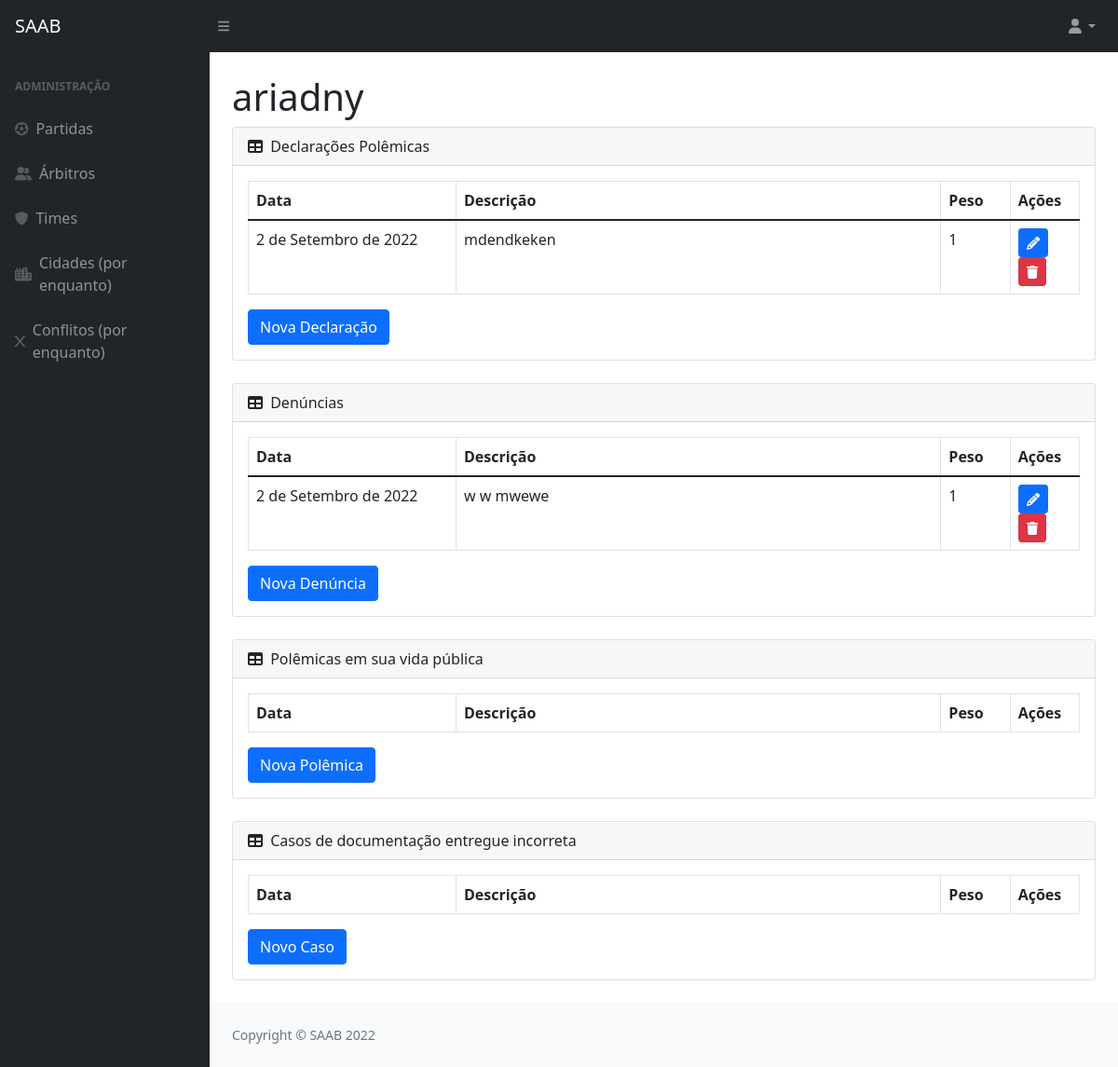
/InfoAdicionais/1, run on the app's committed database.
### privado/models.py (models this page shows)
class Arbitro(models.Model):
    codigo = models.AutoField(primary_key=True)
    datanasc = models.DateField()
    cidade = models.ForeignKey(Cidade, on_delete=models.CASCADE)
    nome = models.CharField(max_length=100)
    formafisica = models.BooleanField()
    def __str__(self):
        return (self.nome)

class DeclaracaoArbitro(models.Model):
    codigo = models.AutoField(primary_key=True)
    arbitro = models.ForeignKey(Arbitro, on_delete=models.CASCADE)
    descricao = models.TextField(max_length=260)
    data = models.DateField()
    peso = models.IntegerField()

class DenunciaArbitro(models.Model):
    codigo = models.AutoField(primary_key=True)
    arbitro = models.ForeignKey(Arbitro, on_delete=models.CASCADE)
    descricao = models.TextField(max_length=260)
    data = models.DateField()
    peso = models.IntegerField()

### privado/views.py (the view)
# urls.py: path('InfoAdicionais/<int:id>', InfoAdicionais, name="url_InfoAdicionais"),
def InfoAdicionais (request, id):
    arbi = Arbitro.objects.get(pk=id)
    Decla = DeclaracaoArbitro.objects.filter(arbitro=id)
    Denun = DenunciaArbitro.objects.filter(arbitro=id)
    VidaPub = VidapubliArbitro.objects.filter(arbitro=id)
    Doc = DocumentoArbitro.objects.filter(arbitro=id)
    context = {
        'arbitro': arbi,
        'Decla': Decla,
        'Denun': Denun,
        'VidaPub': VidaPub,
        'Doc': Doc
    }
    return render(request, "SAAB/InfoAdicionais.html", context)

### privado/templates/SAAB/InfoAdicionais.html (shortened to what this page needs)
{% extends 'SAAB/layout.html' %}
{% block conteudo %}
{% load static %}
<!DOCTYPE html>
<html lang="en">
<head>
</head>
<body>
    <h1 class="mt-4">{{ arbitro }}</h1>
    <div class="card mb-4">
        <div class="card-header">
            <i class="fas fa-table me-1"></i>
           Declarações Polêmicas
        </div>
        <div class="card-body">
            <table class="table table-bordered">
                <thead>
                    <tr>
                        <th class="col-3">Data</th>
                        <th>Descrição</th>
                        <th class="col-1">Peso</th>
                        <th class="col-1">Ações</th>
                    </tr>
                </thead>
                {% for i in Decla %}
                    <tr>
                        <td>{{ i.data }}</td>
                        <td>{{ i.descricao }}</td>
                        <td>{{ i.peso }}</td>
                        <td>
                            <a href="{% url 'url_updateDeclaPolemica' arbitro.codigo i.codigo %}"><button class="btn btn-primary btn-sm"><i class="fas fa-pencil"></i></button></a>
                            <a href="{% url 'url_deleteDeclaPolemica' arbitro.codigo i.codigo %}"><button class="btn btn-danger btn-sm"><i class="fas fa-trash"></i></button></a>
                        </td>
                    </tr>
                {% endfor %}
            </table>
            <a href="{% url 'url_declaPolemicas' arbitro.codigo %}"><button  class="btn btn-primary">Nova Declaração</button></a>
        </div>
    </div>
    <div class="card mb-4">
        <div class="card-header">
            <i class="fas fa-table me-1"></i>
           Denúncias
        </div>
        <div class="card-body">
            <table class="table table-bordered">
                <thead>
                    <tr>
                        <th class="col-3">Data</th>
                        <th>Descrição</th>
                        <th class="col-1">Peso</th>
                        <th class="col-1">Ações</th>
                    </tr>
                </thead>
                {% for i in Denun %}
                    <tr>
                        <td>{{ i.data }}</td>
                        <td>{{ i.descricao }}</td>
                        <td>{{ i.peso }}</td>
                        <td>
                            <a href="{% url 'url_updateDenuncias' arbitro.codigo i.codigo %}"><button class="btn btn-primary btn-sm"><i class="fas fa-pencil"></i></button></a>
                            <a href="{% url 'url_deleteDenuncias' arbitro.codigo i.codigo %}"><button class="btn btn-danger btn-sm"><i class="fas fa-trash"></i></button></a>
                        </td>
                    </tr>
                {% endfor %}
            </table>
            <a href="{% url 'url_denuncias' arbitro.codigo %}"><button  class="btn btn-primary">Nova Denúncia</button></a>
        </div>
    </div>
    <div class="card mb-4">
        <div class="card-header">
            <i class="fas fa-table me-1"></i>
           Polêmicas em sua vida pública
        </div>
        <div class="card-body">
            <table class="table table-bordered">
                <thead>
                    <tr>
                        <th class="col-3">Data</th>
                        <th>Descrição</th>
                        <th class="col-1">Peso</th>
                        <th class="col-1">Ações</th>
                    </tr>
                </thead>
            </table>
            <a href="{% url 'url_polemicasvp' arbitro.codigo %}"><button  class="btn btn-primary">Nova Polêmica</button></a>
        </div>
    </div>
    <div class="card mb-4">
        <div class="card-header">
            <i class="fas fa-table me-1"></i>
           Casos de documentação entregue incorreta
        </div>
        <div class="card-body">
            <table class="table table-bordered">
                <thead>
                    <tr>
                        <th class="col-3">Data</th>
                        <th>Descrição</th>
                        <th class="col-1">Peso</th>
                        <th class="col-1">Ações</th>
                    </tr>
                </thead>
            </table>
            <a href="{% url 'url_papelada' arbitro.codigo %}"><button  class="btn btn-primary">Novo Caso</button></a>
        </div>
    </div>
</body>
</html>
{% endblock %}

### data on the page
Arbitro: nome "ariadny"
DeclaracaoArbitro: data "2 de Setembro de 2022", descricao "mdendkeken", peso "1"
DenunciaArbitro: data "2 de Setembro de 2022", descricao "w w mwewe", peso "1"
